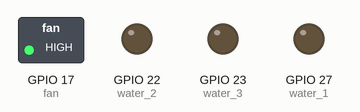
This program was run on a simulated Raspberry Pi (BCM pin numbers). Parts: switched loads named in the program (green lamp = pin HIGH), output pins drawn as LEDs (lit = HIGH). What the program prints to the terminal is not drawn.

Above: at 2.5 s.
At 9.5 s:
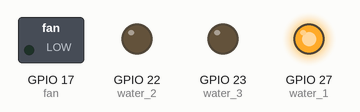
At 16.5 s:
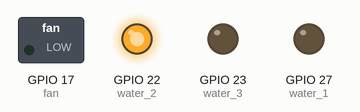
At 23.5 s:
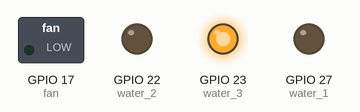
At 34.0 s:
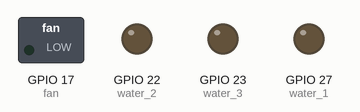
Timing chart, 0 to 36.4 s (numbered marks = the images above):
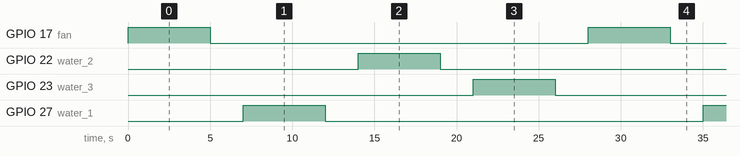

Measured:
- by itself, GPIO 17 (fan), GPIO 22 (water_2), GPIO 23 (water_3), GPIO 27 (water_1): alternates HIGH for 5.0 s and LOW for 23.0 s
- by itself, everything shown: repeats every 28.0 s, in 8 steps

The program:

test.py
```python
import RPi.GPIO as GPIO
import time

PIN_MAP = {
    "fan": 17,
    "water_1": 27,
    "water_2": 22,
    "water_3": 23
}

GPIO.setmode(GPIO.BCM)
GPIO.setwarnings(False)

for p in PIN_MAP.values():
    GPIO.setup(p, GPIO.OUT, initial=GPIO.LOW)

print("GPIO pin Test Started — Press Ctrl+C to stop\n")

try:
    while True:
        for name, pin in PIN_MAP.items():
            print(f"Activating {name} on GPIO {pin}")
            GPIO.output(pin, GPIO.HIGH)
            time.sleep(5)  # ON duration
            GPIO.output(pin, GPIO.LOW)
            print(f"{name} OFF\n")
            time.sleep(2)  # OFF delay

except KeyboardInterrupt:
    print("\nTest stopped by user.")

finally:
    GPIO.cleanup()
    print("GPIO cleaned up. All pins set to LOW.")
```
